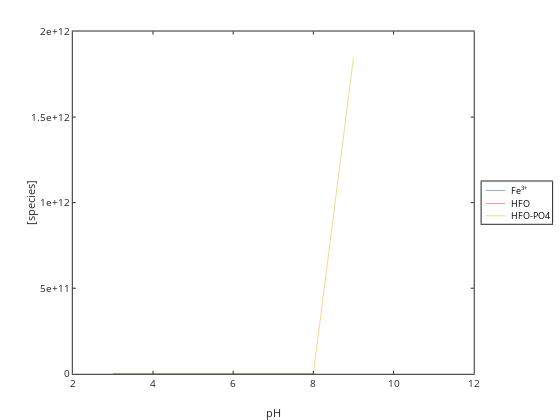

Notebook code cell kept with this figure:
### Code cell
%graphics_toolkit ("notebook"); 
%graphics_toolkit ("gnuplot"); 
%graphics_toolkit ("plotly");

plot(pH,Fep3,pH,HFO,pH,HfowHPO4m)
xlabel('pH'); ylabel('[species]'); legend('Fe^{3+}','HFO','HFO-PO4','location','eastoutside')

### Figure 1 — Plotly figure (JSON) as saved in the notebook; plotly's stock layout.template omitted (floating-point values rounded to 4 significant figures)
{"data": [{"line": {"color": "rgb(0,113,188)", "dash": "solid", "width": 0.5}, "marker": {"color": "rgb(0,113,188)", "line": {"color": "rgb(0,113,188)"}, "size": 6, "symbol": "none"}, "mode": "lines", "name": "Fe^{3+}", "showlegend": true, "type": "scatter", "visibility": true, "x": [3, 4, 5, 6, 7, 8, 9, 10, 11], "xaxis": "x", "y": [1.022e-06, 3.573e-08, 7.78e-11, 7.78e-14, 7.78e-17, 7.78e-20, null, null, null], "yaxis": "y"}, {"line": {"color": "rgb(216,82,24)", "dash": "solid", "width": 0.5}, "marker": {"color": "rgb(216,82,24)", "line": {"color": "rgb(216,82,24)"}, "size": 6, "symbol": "none"}, "mode": "lines", "name": "HFO", "showlegend": true, "type": "scatter", "visibility": true, "x": [3, 4, 5, 6, 7, 8, 9, 10, 11], "xaxis": "x", "y": [0, 0, 8.265e-06, 9.812e-06, 9.962e-06, 9.975e-06, null, null, null], "yaxis": "y"}, {"line": {"color": "rgb(236,176,31)", "dash": "solid", "width": 0.5}, "marker": {"color": "rgb(236,176,31)", "line": {"color": "rgb(236,176,31)"}, "size": 6, "symbol": "none"}, "mode": "lines", "name": "HFO-PO4", "showlegend": true, "type": "scatter", "visibility": true, "x": [3, 4, 5, 6, 7, 8, 9, 10, 11], "xaxis": "x", "y": [3.749e-22, 1.914e-21, 5.292e-20, 2.598e-07, 3.834e-07, 1.589e-07, 1846000000000.0, null, null], "yaxis": "y"}, {"hoverinfo": "none", "line": {"color": "rgb(0,113,188)", "dash": "solid", "width": 0.5}, "marker": {"color": "rgb(0,113,188)", "line": {"color": "rgb(0,113,188)"}, "size": 6, "symbol": "none"}, "mode": "lines", "name": "", "showlegend": false, "type": "scatter", "visibility": true, "x": [3, 18], "xaxis": "x2", "y": [6.809, 6.809], "yaxis": "y2"}, {"hoverinfo": "none", "line": {"color": "rgb(216,82,24)", "dash": "solid", "width": 0.5}, "marker": {"color": "rgb(216,82,24)", "line": {"color": "rgb(216,82,24)"}, "size": 6, "symbol": "none"}, "mode": "lines", "name": "", "showlegend": false, "type": "scatter", "visibility": true, "x": [3, 18], "xaxis": "x2", "y": [16.77, 16.77], "yaxis": "y2"}, {"hoverinfo": "none", "line": {"color": "rgb(236,176,31)", "dash": "solid", "width": 0.5}, "marker": {"color": "rgb(236,176,31)", "line": {"color": "rgb(236,176,31)"}, "size": 6, "symbol": "none"}, "mode": "lines", "name": "", "showlegend": false, "type": "scatter", "visibility": true, "x": [3, 18], "xaxis": "x2", "y": [26.07, 26.07], "yaxis": "y2"}], "layout": {"annotations": [{"font": {"color": "rgb(0, 0, 0)", "size": 9}, "showarrow": false, "text": "Fe<sup>3+</sup>", "x": 21, "xanchor": "left", "xref": "x2", "y": 6.809, "yanchor": "middle", "yref": "y2"}, {"font": {"color": "rgb(0, 0, 0)", "size": 9}, "showarrow": false, "text": "HFO", "x": 21, "xanchor": "left", "xref": "x2", "y": 16.77, "yanchor": "middle", "yref": "y2"}, {"font": {"color": "rgb(0, 0, 0)", "size": 9}, "showarrow": false, "text": "HFO-PO4", "x": 21, "xanchor": "left", "xref": "x2", "y": 26.07, "yanchor": "middle", "yref": "y2"}], "height": 420, "hovermode": "closest", "margin": {"b": 0, "l": 0, "r": 0, "t": 0}, "plot_bgcolor": "rgba(0, 0, 0, 0)", "showlegend": false, "width": 560, "xaxis": {"anchor": "y", "autorange": false, "domain": [0.13, 0.846], "exponentformat": "none", "gridcolor": "rgba(38,38,38,0.15)", "gridwidth": 1, "linecolor": "rgb(38,38,38)", "linewidth": 1, "mirror": "ticks", "range": [2, 12], "showgrid": false, "showline": true, "side": "bottom", "spikedash": "solid", "spikemode": "across", "spikesides": false, "spikethickness": 1, "tickangle": 0, "tickcolor": "rgb(38,38,38)", "tickfont": {"color": "rgb(38,38,38)", "size": 10}, "ticklen": 3, "ticks": "inside", "ticktext": ["2", "4", "6", "8", "10", "12"], "tickvals": [2, 4, 6, 8, 10, 12], "title": {"font": {"color": "rgb(38,38,38)", "size": 11}, "text": "pH"}, "type": "linear", "visible": true, "zeroline": false}, "xaxis2": {"anchor": "y2", "autorange": false, "domain": [0.86, 0.9859], "exponentformat": "none", "fixedrange": true, "gridcolor": "rgba(38,38,38,0.15)", "gridwidth": 1, "linecolor": "rgb(38,38,38)", "linewidth": 1, "mirror": true, "range": [0, 53.71], "showgrid": false, "showline": true, "showspikes": false, "side": "bottom", "spikedash": "solid", "spikemode": "across", "spikesides": false, "spikethickness": 1, "tickangle": 0, "tickcolor": "rgb(38,38,38)", "tickfont": {"color": "rgb(38,38,38)", "size": 9}, "ticklen": 3, "ticks": "", "ticktext": [], "tickvals": [], "title": {"font": {"color": "rgb(0, 0, 0)", "size": 9.9}, "text": ""}, "type": "linear", "visible": true, "zeroline": false}, "yaxis": {"anchor": "x", "autorange": false, "domain": [0.11, 0.925], "exponentformat": "none", "gridcolor": "rgba(38,38,38,0.15)", "gridwidth": 1, "linecolor": "rgb(38,38,38)", "linewidth": 1, "mirror": "ticks", "range": [0, 2000000000000], "showgrid": false, "showline": true, "side": "left", "spikedash": "solid", "spikemode": "across", "spikesides": false, "spikethickness": 1, "tickangle": 0, "tickcolor": "rgb(38,38,38)", "tickfont": {"color": "rgb(38,38,38)", "size": 10}, "ticklen": 3, "ticks": "inside", "ticktext": ["0", "5e+11", "1e+12", "1.5e+12", "2e+12"], "tickvals": [0, 500000000000, 1000000000000, 1500000000000, 2000000000000], "title": {"font": {"color": "rgb(38,38,38)", "size": 11}, "text": "[species]"}, "type": "linear", "visible": true, "zeroline": false}, "yaxis2": {"anchor": "x2", "autorange": false, "domain": [0.4671, 0.5679], "exponentformat": "none", "fixedrange": true, "gridcolor": "rgba(38,38,38,0.15)", "gridwidth": 1, "linecolor": "rgb(38,38,38)", "linewidth": 1, "mirror": true, "range": [32.22, 0], "showgrid": false, "showline": true, "showspikes": false, "side": "left", "spikedash": "solid", "spikemode": "across", "spikesides": false, "spikethickness": 1, "tickangle": 0, "tickcolor": "rgb(38,38,38)", "tickfont": {"color": "rgb(38,38,38)", "size": 9}, "ticklen": 3, "ticks": "", "ticktext": [], "tickvals": [], "title": {"font": {"color": "rgb(0, 0, 0)", "size": 9.9}, "text": ""}, "type": "linear", "visible": true, "zeroline": false}}}
